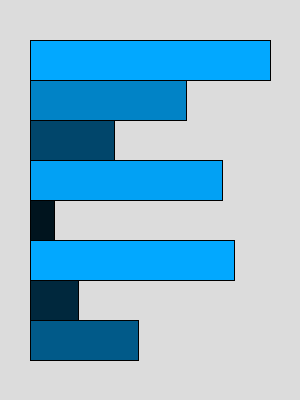
Frame 1 (no input)
Frame 60 (the mouse pressed at the canvas centre just before this capture): identical to frame 1, image omitted
Frame 120 (the mouse held since frame 60 and released just before this capture): identical to frame 1, image omitted

The Processing sketch that drew this single still picture (run headless with seeded random() and noise(); from frame 60 on, the mouse is pressed at the canvas centre):

// Processing sketch: assignment2b
// ── assignment2b.pde

color bgColor;

float barIndex;
float barHeight;
float barMaxWidth;

float startX;
float startY;

float calcBarWidth(float value){
  
  if(value > 100){
    value = 100;
  }
  
  return barMaxWidth * (value / 100);
}

void drawBar(float value){
  
  float barWidth = calcBarWidth(value);
  
  float brightness = barWidth * 0.5;
  fill(200, 99, brightness);
  rect(startX, barIndex * startY, barWidth, barHeight);
  barIndex = barIndex + 1;
}

void drawBarGraph(float v1, float v2, float v3, float v4, float v5, float v6, float v7, float v8){
  
  drawBar(v1);
  drawBar(v2);
  drawBar(v3);
  drawBar(v4);
  drawBar(v5);
  drawBar(v6);
  drawBar(v7);
  drawBar(v8);
}

void setup(){
  
  size(300, 400);
  
  barIndex = 1;
  
  barHeight = height * 0.1;
  barMaxWidth = width * 0.8;
  
  startX = width * 0.1;
  startY = height * 0.1;
  
  rectMode(CORNER);
  
  bgColor = color(220);
  colorMode(HSB, 359, 100, 100);
  
  background(bgColor);
}

void draw(){
  
  background(bgColor);
  
  barIndex = 1;
  
  drawBarGraph(100, 65, 35, 80, 10, 85, 20, 45);
}
